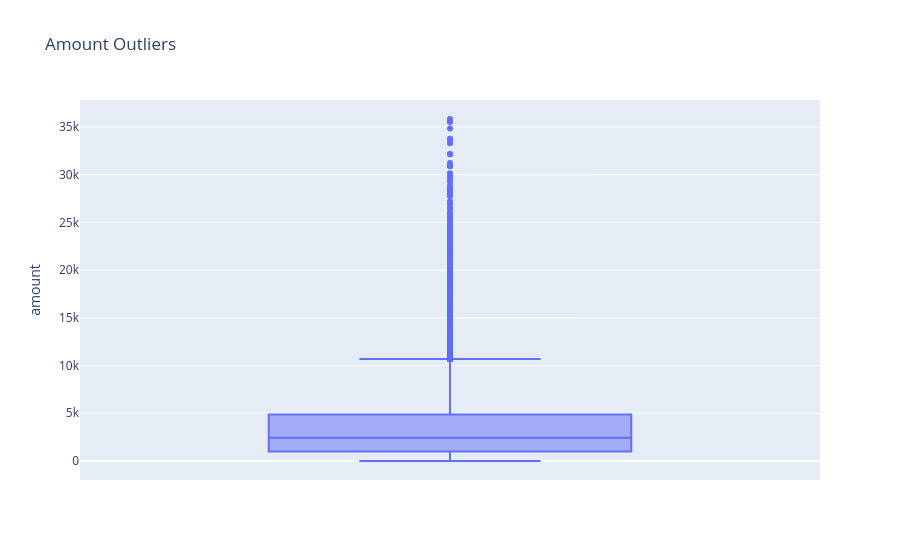

The notebook cell this image was saved under:
### Code cell
import plotly.express as px

fig = px.box(
    df,
    y="amount",
    points="outliers",
    title="Amount Outliers"
)

fig.show()

### Figure 1 — Plotly figure (JSON) as saved in the notebook; plotly's stock layout.template omitted (floating-point values rounded to 4 significant figures; data arrays with more than 128 entries replaced by an {"elided": "..."} marker saying what was removed)
{"data": [{"alignmentgroup": "True", "boxpoints": "outliers", "hovertemplate": "amount=%{y}<extra></extra>", "legendgroup": "", "marker": {"color": "#636efa"}, "name": "", "notched": false, "offsetgroup": "", "orientation": "v", "showlegend": false, "type": "box", "x0": " ", "xaxis": "x", "y": {"elided": "70000 float values"}, "y0": " ", "yaxis": "y"}], "layout": {"boxmode": "group", "legend": {"tracegroupgap": 0}, "title": {"text": "Amount Outliers"}, "xaxis": {"anchor": "y", "domain": [0, 1]}, "yaxis": {"anchor": "x", "domain": [0, 1], "title": {"text": "amount"}}}}
